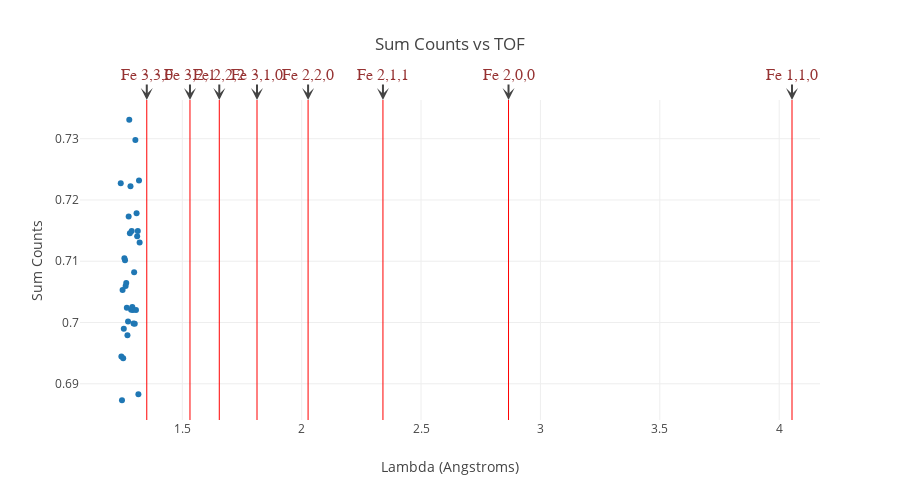

Notebook code for this chart:
### Code cell
bragg_edges = o_bragg.bragg_edges
hkl = o_bragg.hkl
lambda_array = o_bragg.lambda_array
sum_cropped_data = o_bragg.final_image

# format hkl labels
_hkl_formated = {}
for _material in hkl:
    _hkl_string = []
    for _hkl in hkl[_material]:
        _hkl_s = ",".join(str(x) for x in _hkl)
        _hkl_s = _material + "\n" + _hkl_s
        _hkl_string.append(_hkl_s)
    _hkl_formated[_material] = _hkl_string
    
trace = go.Scatter(
    x = o_bragg.lambda_array,
    y = o_bragg.counts_vs_file_index,
    mode = 'markers')

layout = go.Layout(
    width = "100%",
    height = 500,
    title = "Sum Counts vs TOF",
    xaxis = dict(
        title = "Lambda (Angstroms)"
                ),
    yaxis = dict(
        title = "Sum Counts"
                ),
    )

max_x = 6
y_off = 1

for y_index, _material in enumerate(bragg_edges):
    for _index, _value in enumerate(bragg_edges[_material]):
        if _value > max_x:
            continue
        bragg_line = {"type": "line",
                    'x0': _value,
                    'x1': _value,
                     'yref': "paper",
                     'y0': 0,
                     'y1': 1,
                     'line': {
                        'color': 'rgb(255, 0, 0)',
                        'width': 1
            }}
        layout.shapes.append(bragg_line)
        y_off = 1 - 0.25 * y_index
    
        # add labels to plots
        _annot = dict(
                    x=_value,
                    y= y_off,
                    text = _hkl_formated[_material][_index],
                    yref="paper",
                    font=dict(
                        family="Arial",
                        size=16,
                        color="rgb(150,50,50)"
                    ),
                    showarrow=True,
                    arrowhead=3,
                    ax=0,
                    ay=-25)
                
        layout.annotations.append(_annot)
        
data = [trace]

figure = go.Figure(data=data, layout=layout)
iplot(figure)

# resize = interact(plot_final_image,
#         x_left = widgets.FloatSlider(min=lambda_array[0], max=lambda_array[-1], 
#                                      description = 'Lambda min (Angstroms)',
#                                      step=0.01, value=lambda_array[0]),
#         x_right = widgets.FloatSlider(min=lambda_array[0], max=lambda_array[-1], 
#                                       description = 'Lambda max (Angstroms)',
#                                       step=0.01, value=lambda_array[-1]),
#         y_top = widgets.FloatSlider(min=np.min(sum_cropped_data), max=max(sum_cropped_data),
#                                         description = 'Max Counts',
#                                        step=0.01, value=np.max(sum_cropped_data)),
#         y_bottom = widgets.FloatSlider(min=np.min(sum_cropped_data), max=max(sum_cropped_data),
#                                         description = 'Min Counts',
#                                        step=0.01, value=np.min(sum_cropped_data)))

### Figure 1 — Plotly figure (JSON) as saved in the notebook; plotly's stock layout.template omitted (floating-point values rounded to 4 significant figures)
{"data": [{"mode": "markers", "type": "scatter", "x": [1.242, 1.245, 1.247, 1.25, 1.252, 1.255, 1.257, 1.26, 1.263, 1.265, 1.268, 1.27, 1.273, 1.275, 1.278, 1.28, 1.283, 1.286, 1.288, 1.291, 1.293, 1.296, 1.298, 1.301, 1.303, 1.306, 1.308, 1.311, 1.314, 1.316, 1.319, 1.321], "y": [0.7227, 0.6944, 0.6873, 0.7053, 0.6942, 0.699, 0.7105, 0.7102, 0.706, 0.7065, 0.7024, 0.6979, 0.7002, 0.7173, 0.7331, 0.7146, 0.7222, 0.7021, 0.7149, 0.7025, 0.702, 0.6999, 0.7082, 0.6998, 0.7298, 0.702, 0.7178, 0.7141, 0.7149, 0.6883, 0.7232, 0.7131]}], "layout": {"annotations": [{"arrowhead": 3, "ax": 0, "ay": -25, "font": {"color": "rgb(150,50,50)", "family": "Arial", "size": 16}, "showarrow": true, "text": "Fe\n1,1,0", "x": 4.054, "y": 1, "yref": "paper"}, {"arrowhead": 3, "ax": 0, "ay": -25, "font": {"color": "rgb(150,50,50)", "family": "Arial", "size": 16}, "showarrow": true, "text": "Fe\n2,0,0", "x": 2.866, "y": 1, "yref": "paper"}, {"arrowhead": 3, "ax": 0, "ay": -25, "font": {"color": "rgb(150,50,50)", "family": "Arial", "size": 16}, "showarrow": true, "text": "Fe\n2,1,1", "x": 2.34, "y": 1, "yref": "paper"}, {"arrowhead": 3, "ax": 0, "ay": -25, "font": {"color": "rgb(150,50,50)", "family": "Arial", "size": 16}, "showarrow": true, "text": "Fe\n2,2,0", "x": 2.027, "y": 1, "yref": "paper"}, {"arrowhead": 3, "ax": 0, "ay": -25, "font": {"color": "rgb(150,50,50)", "family": "Arial", "size": 16}, "showarrow": true, "text": "Fe\n2,2,2", "x": 1.655, "y": 1, "yref": "paper"}, {"arrowhead": 3, "ax": 0, "ay": -25, "font": {"color": "rgb(150,50,50)", "family": "Arial", "size": 16}, "showarrow": true, "text": "Fe\n3,1,0", "x": 1.813, "y": 1, "yref": "paper"}, {"arrowhead": 3, "ax": 0, "ay": -25, "font": {"color": "rgb(150,50,50)", "family": "Arial", "size": 16}, "showarrow": true, "text": "Fe\n3,2,1", "x": 1.532, "y": 1, "yref": "paper"}, {"arrowhead": 3, "ax": 0, "ay": -25, "font": {"color": "rgb(150,50,50)", "family": "Arial", "size": 16}, "showarrow": true, "text": "Fe\n3,3,0", "x": 1.351, "y": 1, "yref": "paper"}], "height": 500, "shapes": [{"line": {"color": "rgb(255, 0, 0)", "width": 1}, "type": "line", "x0": 4.054, "x1": 4.054, "y0": 0, "y1": 1, "yref": "paper"}, {"line": {"color": "rgb(255, 0, 0)", "width": 1}, "type": "line", "x0": 2.866, "x1": 2.866, "y0": 0, "y1": 1, "yref": "paper"}, {"line": {"color": "rgb(255, 0, 0)", "width": 1}, "type": "line", "x0": 2.34, "x1": 2.34, "y0": 0, "y1": 1, "yref": "paper"}, {"line": {"color": "rgb(255, 0, 0)", "width": 1}, "type": "line", "x0": 2.027, "x1": 2.027, "y0": 0, "y1": 1, "yref": "paper"}, {"line": {"color": "rgb(255, 0, 0)", "width": 1}, "type": "line", "x0": 1.655, "x1": 1.655, "y0": 0, "y1": 1, "yref": "paper"}, {"line": {"color": "rgb(255, 0, 0)", "width": 1}, "type": "line", "x0": 1.813, "x1": 1.813, "y0": 0, "y1": 1, "yref": "paper"}, {"line": {"color": "rgb(255, 0, 0)", "width": 1}, "type": "line", "x0": 1.532, "x1": 1.532, "y0": 0, "y1": 1, "yref": "paper"}, {"line": {"color": "rgb(255, 0, 0)", "width": 1}, "type": "line", "x0": 1.351, "x1": 1.351, "y0": 0, "y1": 1, "yref": "paper"}], "title": "Sum Counts vs TOF", "width": "100%", "xaxis": {"title": "Lambda (Angstroms)"}, "yaxis": {"title": "Sum Counts"}}}
